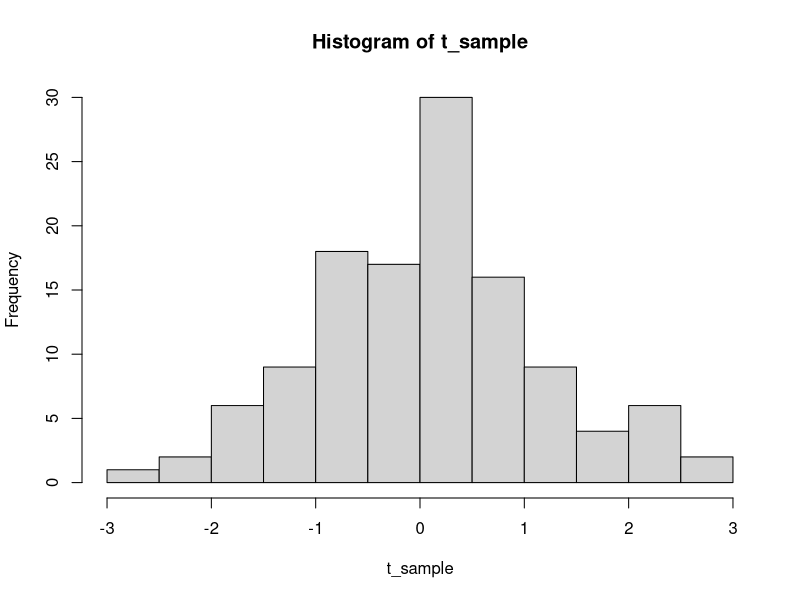

Recreate this plot in R. (Note: this script raises an error after producing the figure.)
getwd()
setwd("/Users/Ko/Documents/SDA---Assignment-2")
data_t = read.table("t-sample.txt")
library(e1071)
library(boot)

random_norm = rnorm(10000,mean=0,sd=1)
t_sample = c(data_t$V1,data_t$V2,data_t$V3,data_t$V4,data_t$V5)

hist(t_sample)
k_t_sample = kurtosis(t_sample,type=1)
kurtosis(random_norm)

x = t_sample
#kurtosis functie
kurt = function(x) {(n* sum((x-mean(x))^4)/(sum((x-mean(x))^2)^2))-3
}

kurt(x)
kurtosis(x,type=1)

n = length(t_sample)
s = var(t_sample) 
#degree of freedom
k = 2*s^2 / (s^2 - 1)

#set.seed(120)
#index = sample(x,120,replace = TRUE)


#emp_function = function(x,index){diff(kurtosis(x),kurtosis(index))}
#par_function = dt(t_sample, df = k)

#empBS = boot(t_sample,statistic = emp_function(),R=1000)
#parBS = boot(t_sample,statistic = par_function, R=1000)


#bootstrap
#B=1000
#empBS = numeric(B)
#for(i in 1:B){
 # emp=sample(x[], replace = TRUE)
 # empBS[i] = kurtosis(emp)
#}

empBS = bootstrap(x,kurtosis,B=1000)
hist(empBS)

#hist(parBS)